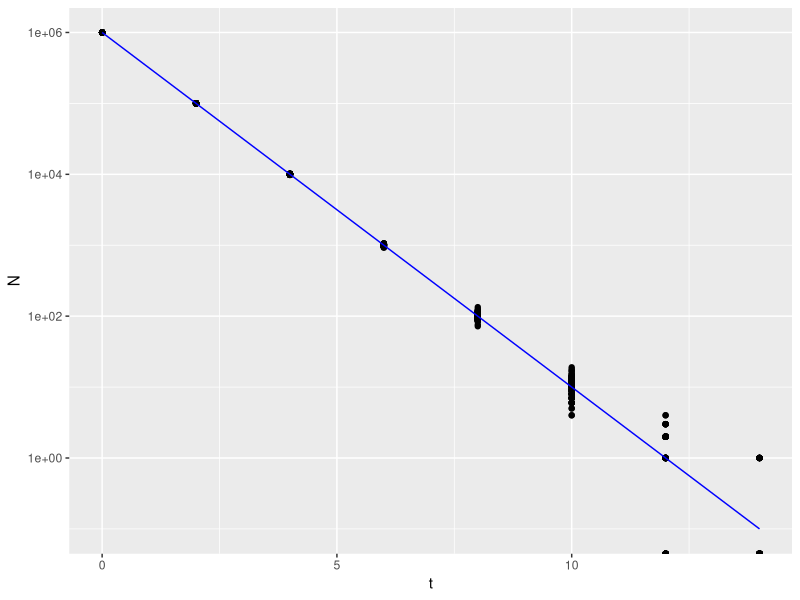
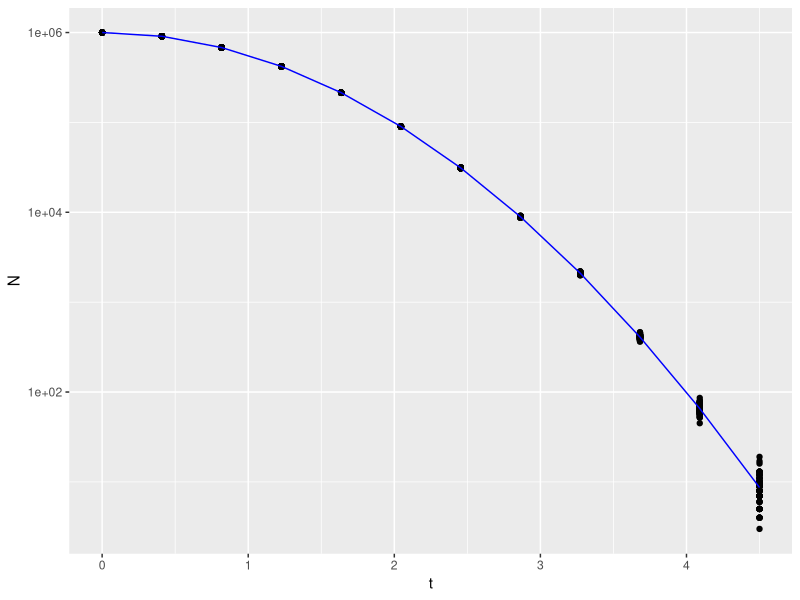
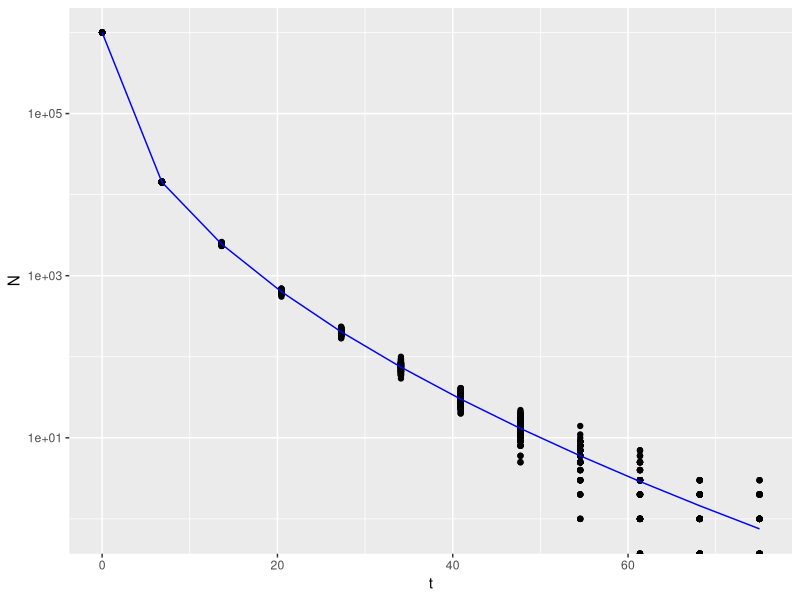
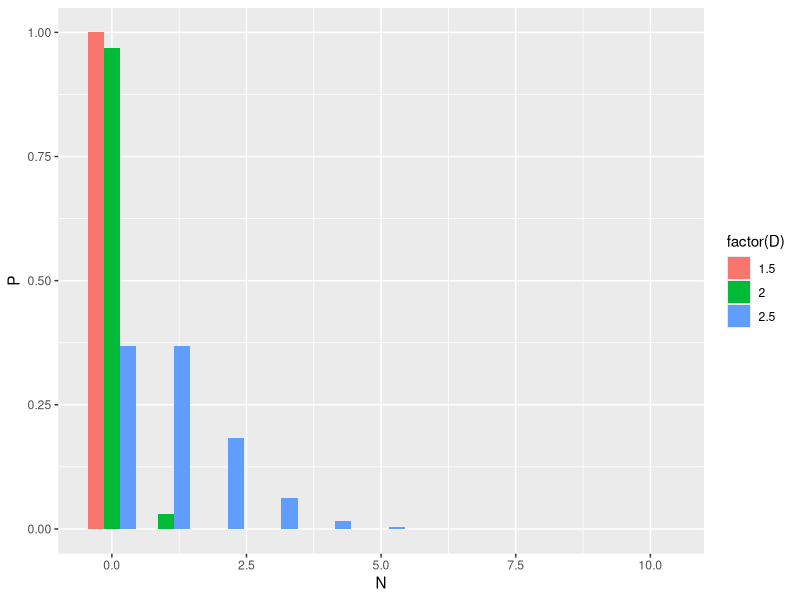

Write R code to recreate these figures, in order.

library(tidyverse)

D <- 2
N0 <- 1e6

niter <- 100

## Bigelow

p1 <- tibble(t = seq(0, 14, length = 8)) %>%
    mutate(p = 10^(-t/D),
           lambda = N0*p) %>%
    # ggplot() +
    geom_line(aes(x = t, y = lambda), data = ., colour = "blue")
        # scale_y_log10()

p <- tibble(t = seq(0, 14, length = 8)) %>%
    mutate(p = 10^(-t/D),
           lambda = N0*p) %>%
    split(.$t) %>%
    map(., ~ rpois(niter, lambda = .$lambda)) %>%
    imap_dfr(., ~ tibble(t = as.numeric(.y), N = .x)) %>%
    ggplot() +
        geom_point(aes(x = t, y = N)) +
        scale_y_log10()
p + p1

## Beta = 2

p1 <- tibble(t = seq(0, 4.5, length = 12)) %>%
    mutate(p = 10^(-(t/D)^2),
           lambda = N0*p) %>%
    # ggplot() +
    geom_line(aes(x = t, y = lambda), data = ., colour = "blue")
# scale_y_log10()

p <- tibble(t = seq(0, 4.5, length = 12)) %>%
    mutate(p = 10^(-(t/D)^2),
           lambda = N0*p) %>%
    split(.$t) %>%
    map(., ~ rpois(niter, lambda = .$lambda)) %>%
    imap_dfr(., ~ tibble(t = as.numeric(.y), N = .x)) %>%
    ggplot() +
    geom_point(aes(x = t, y = N)) +
    scale_y_log10()

p + p1

## Beta = 0.5

p1 <- tibble(t = seq(0, 75, length = 12)) %>%
    mutate(p = 10^(-(t/D)^.5),
           lambda = N0*p) %>%
    # ggplot() +
    geom_line(aes(x = t, y = lambda), data = ., colour = "blue")
# scale_y_log10()

p <- tibble(t = seq(0, 75, length = 12)) %>%
    mutate(p = 10^(-(t/D)^.5),
           lambda = N0*p) %>%
    split(.$t) %>%
    map(., ~ rpois(niter, lambda = .$lambda)) %>%
    imap_dfr(., ~ tibble(t = as.numeric(.y), N = .x)) %>%
    ggplot() +
    geom_point(aes(x = t, y = N)) +
    scale_y_log10()

p + p1


## pmf

tibble(D = c(1.5, 2, 2.5),
       t = 15) %>%
    mutate(p = 10^(-t/D),
           lambda = N0*p) %>%
    split(.$D) %>%
    map_dfr(., ~ tibble(D = .$D, N = 0:10, P = dpois(N, lambda = .$lambda))) %>%
    ggplot() +
        geom_col(aes(x = N, y = P, fill = factor(D)), position = "dodge")































